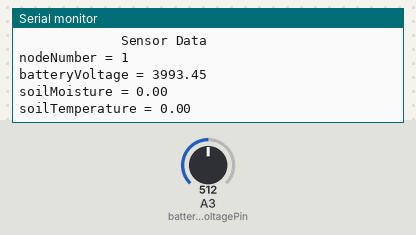
The sketch below on a simulated Arduino Uno, built with avr-gcc and run on an emulated ATmega328P. Parts: the last lines printed to the serial monitor. The test bench sets the inputs (shaded band); at power-on: A3 (batteryVoltagePin) = 512. No radio packets arrive unless stated.

Above: at 7.6 s.
7.7 s: A3 (batteryVoltagePin) set to 142
At 8.7 s:
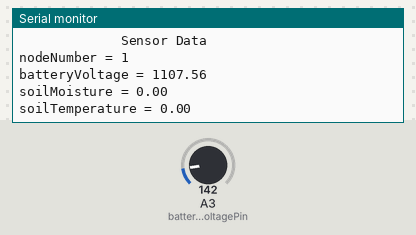
11.9 s: A3 (batteryVoltagePin) set to 120
At 12.9 s:
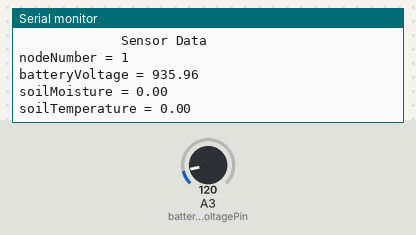
Timing chart, 0 to 14.9 s (numbered marks = the images above; inputs shaded):
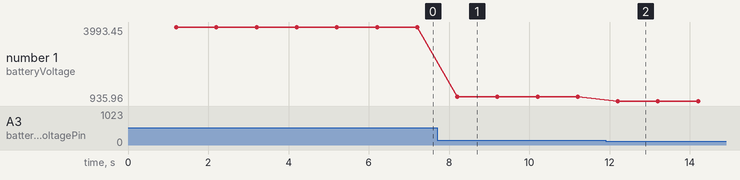

The sketch:

Sensor_Tester.ino
```cpp
#include <RH_RF95.h>
#include <RHReliableDatagram.h>

#include <SPI.h>
/*#include "DHT.h"
#include "MutichannelGasSensor.h"*/
#include <SoftwareSerial.h>

#define CLIENT_ADDRESS 1
#define SERVER_ADDRESS 2
//#define DHTPIN 9


#define Reset 10
#define RX 6
#define TX 7
SoftwareSerial SoftSerial(RX, TX);

/*#define DHTTYPE DHT11
DHT dht(DHTPIN, DHTTYPE);*/

struct Sensor_data{
  float soilMoisture = 0.0;
  float soilTemperature = 0.0;
};

Sensor_data Sensordata;

struct nodeData{
  long nodeNumber = 0;
  float batteryVoltage = 0.0;
  float soilMoisture = 0.0;
  float soilTemperature = 0.0;
  float airTemperature = 0.0;
  float airMoisture = 0.0;
};


/*struct allData{
  long nodeNumber = 0;
  float batteryVoltage = 0.0;
  float soilMoisture = 0.0;
  float soilTemperature = 0.0;
  float airTemperature = 0.0;
  float airMoisture = 0.0;
  float NH3 = 0.0;
  float CO = 0.0;
  float NO2 = 0.0;
  float C3H8 = 0.0;
  float C4H10 = 0.0;
  float CH4 = 0.0;
  float H2 = 0.0;
  float C2H5OH = 0.0;
};*/


nodeData dataFromSensor;

RH_RF95 driver;
RHReliableDatagram manager(driver, SERVER_ADDRESS);

long timeNow = 0;
int period = 1000;
byte data[] = "Ack";
// Dont put this on the stack:
byte buf[sizeof(nodeData)];
int batteryVoltagePin = A3;
byte buff[8];
int value;

void gatherDataFromSensors(){

    value = 1;

    // say what you got:
    //Serial.print("I received: ");
    //Serial.println(value, DEC);

    SoftSerial.write(value);

      delay(100);
      if(SoftSerial.available()>0){
         //Serial.println("Recieving data");
        //availableBytes = SoftSerial.available();
        for(int n = 0 ; n < 8; n++){
        buff[n] = SoftSerial.read();
        }
        //SoftSerial.readBytes(buf,8)

        memcpy(&Sensordata , buff ,  sizeof(buff));
        //Serial.println(Sensordata.soilMoisture);
        //Serial.println(Sensordata.soilTemperature);

      }
      //else{Serial.println("Serial not Available");}


    dataFromSensor.soilTemperature = Sensordata.soilTemperature;
    dataFromSensor.soilMoisture = Sensordata.soilMoisture;
    dataFromSensor.batteryVoltage = analogRead(batteryVoltagePin)/(0.12821);   //Voltage Divider between 1k and 6.8 k
    dataFromSensor.nodeNumber = 1;
    /*dataFromSensor.airMoisture = dht.readHumidity();
    dataFromSensor.airTemperature = dht.readTemperature();
    dataFromSensor.NH3 = gas.measure_NH3();
    dataFromSensor.CO = gas.measure_CO();
    dataFromSensor.NO2 = gas.measure_NO2();
    dataFromSensor.C3H8 = gas.measure_C3H8();
    dataFromSensor.C3H8 = gas.measure_C3H8();
    dataFromSensor.C4H10 = gas.measure_C4H10();
    dataFromSensor.CH4 = gas.measure_CH4();
    dataFromSensor.H2 = gas.measure_H2();
    dataFromSensor.C2H5OH = gas.measure_C2H5OH();
    //Serial.println("Data Gathered");*/
    printData(dataFromSensor);


   //Serial.write((const uint8_t *) &dataFromSensor, sizeof(dataFromSensor));
   //Serial.println("Data Sent"); bb

}

void setup() {
  // put your setup code here, to run once:
  SoftSerial.begin(9600);
  Serial.begin(9600);
  //Serial.println("Starting...");
  //dht.begin();
  //Serial.println("power on!");
  //gas.begin(0x04);//the default I2C address of the slave is 0x04
  //gas.powerOn();
  //Serial.print("Firmware Version = ");
  //Serial.println(gas.getVersion());
  //Serial.println("-----------------");
  while (!Serial) ;
  if (!manager.init())
    //Serial.println("init failed");
  pinMode(Reset,OUTPUT);
  //Serial.println(sizeof(buf));
}

void loop() {
  // put your main code here, to run repeatedly:

 if(millis() > (timeNow*1000 + period))
 {
     gatherDataFromSensors();
     timeNow = millis()/1000;
 }


  if (manager.available())
  {
    // Wait for a message addressed to us from the client
    uint8_t len = sizeof(buf);
    uint8_t from;
    if (manager.recvfromAck(buf, &len, &from))
    {
      nodeData incomingData;

      memcpy(&incomingData, buf, sizeof(incomingData));


      printData(incomingData);

      //Serial.write((const uint8_t *) &slaveData, sizeof(slaveData));


      // Send a reply back to the originator client
      if (!manager.sendtoWait(data, sizeof(data), from)){}

        //Serial.println("sendtoWait failed");
    }
  }
}


void printData(nodeData x){
  Serial.println("--------------------------------------");
  Serial.println("             Sensor Data               ");
  Serial.print("nodeNumber = ");
  Serial.println(x.nodeNumber);
  Serial.print("batteryVoltage = ");
  Serial.println(x.batteryVoltage);
  Serial.print("soilMoisture = ");
  Serial.println(x.soilMoisture);
  Serial.print("soilTemperature = ");
  Serial.println(x.soilTemperature);
  /*Serial.print("airTemperature = ");
  Serial.println(x.airTemperature);
  Serial.print("airMoisture = ");
  Serial.println(x.airMoisture);*/
  /*Serial.print("NH3 = ");
  Serial.println(x.NH3);
  Serial.print("CO = ");
  Serial.println(x.CO);
  Serial.print("NO2 = ");
  Serial.println(x.NO2);
  Serial.print("C3H8 = ");
  Serial.println(x.C3H8);
  Serial.print("C4H10 = ");
  Serial.println(x.C4H10);
  Serial.print("CH4 = ");
  Serial.println(x.CH4);
  Serial.print("H2 = ");
  Serial.println(x.H2);
  Serial.print("C2H5OH = ");
  Serial.println(x.C2H5OH);

  Serial.println("--------------------------------------")*/;

  }
```

Measured:
- after the input at 7.7 s, the serial monitor: prints a new line after 0.50 s (image 1)
- after the input at 11.9 s, the serial monitor: prints a new line after 0.30 s (image 2)
- plotted number 1: 3993.45 → 1107.56 after the input at 7.7 s, 1107.56 → 935.96 after the input at 11.9 s
